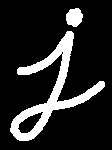
#> input picture Materias/Processamento de imagens/Atividades/CodesMORPH/assets/j.png, 112 x 150 px, found by its file name
$ python OpenCV_Erode.py
#> lines starting #> are read from the running program, lines starting #| are printed output that depends on the picture; after the words box and inside, x2 and y2 are one past the last pixel; in counts of white or black regions, pixels touching at a corner belong together
import cv2
import numpy as np

img = cv2.imread('j.png',0)
#> img: shape (150, 112); 15.3% white; 2 white regions, box (x1, y1, x2, y2) and area: (10, 31, 105, 141) 2331, (66, 8, 83, 27) 245
kernel = np.ones((5,5),np.uint8)

erosion = cv2.erode(img,kernel,iterations = 1)
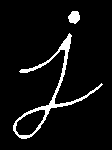
#> erosion: shape (150, 112); 6% white; 2 white regions, box (x1, y1, x2, y2) and area: (13, 33, 103, 139) 898, (68, 11, 80, 24) 117

res1 = np.hstack((img, erosion))
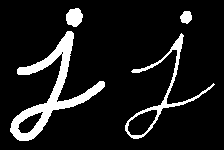
#> res1: shape (150, 224); 10.7% white; 4 white regions, box (x1, y1, x2, y2) and area: (10, 31, 105, 141) 2331, (125, 33, 215, 139) 898, (66, 8, 83, 27) 245, (180, 11, 192, 24) 117

cv2.imshow('Imagem Comum J,  Com Erosão, Com Dilatação', res1)
cv2.imwrite('ResultadoErosao.png', res1)

cv2.waitKey(0)
cv2.destroyAllWindows()
